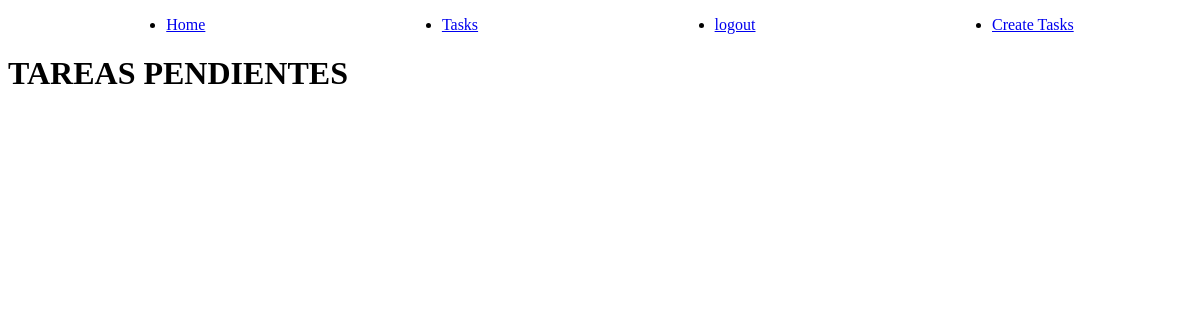
Before: /tasks/ (signed in) with the older database file.
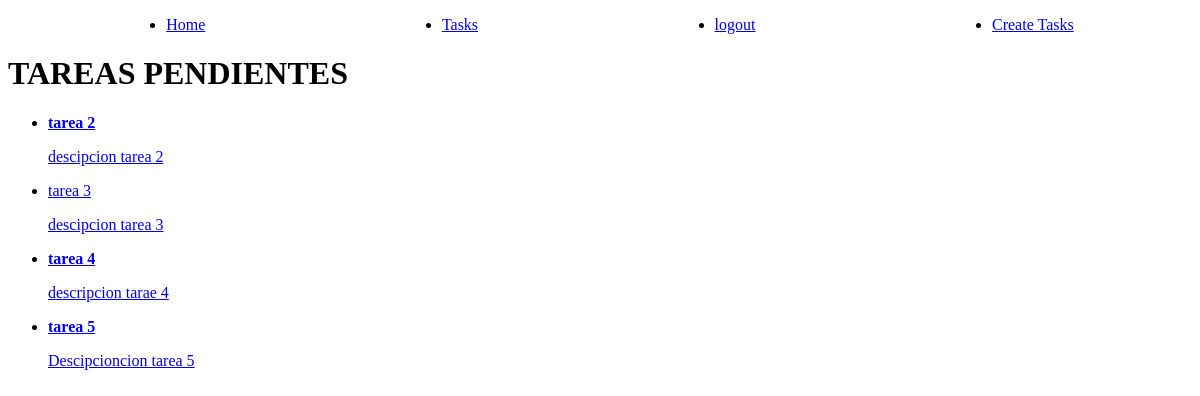
After: the same page with the newer database file.
### tasks/models.py (models this page shows)
class Task(models.Model):
    title = models.CharField(max_length=200)
    description = models.TextField(blank=True)
    created = models.DateTimeField(auto_now_add=True)
    datecompleted = models.DateTimeField(null=True, blank=True)
    important = models.BooleanField(default=False)
    user = models.ForeignKey(User, on_delete=models.CASCADE)

### tasks/views.py (the view)
# urls.py: path("tasks/", views.tasks, name="tasks"),
def tasks(request):
    tasks = Task.objects.filter(user=request.user, datecompleted__isnull=True)
    return render(
        request, "tasks.html", {"tasks": tasks}
    )  # Crear la plantilla tasks.html

### tasks/templates/tasks.html
{% extends 'layouts/base.html' %} {% block content %}
<h1>TAREAS PENDIENTES</h1>
<ul>
  {% for task in tasks %}
  <li>
    <a href="{% url 'task_detail' task.id %}">
      {% if task.important %}
      <strong>{{task.title}}</strong>
      {% else %} {{task.title}} {% endif %}
      <p>{{task.description}}</p>
    </a>
  </li>
  {% endfor %}
</ul>
{% endblock %}

### tasks/templates/layouts/base.html (shortened to what this page needs)
<!DOCTYPE html>
<html lang="en">
  <head>
  </head>
  <body>
    <nav>
      <ul
        style="
          display: flex;
          align-items: center;
          justify-content: space-around;
        "
      >
        <li>
          <a href="{% url 'home' %}">Home</a>
        </li>
        {% if user.is_authenticated %}
        <li>
          <a href="{% url 'tasks' %}">Tasks</a>
        </li>
        <li>
          <a href="/logout">logout</a>
        </li>
        <li>
          <a href="./create_tasks">Create Tasks</a>
        </li>
        {% endif %}
      </ul>
    </nav>
    {% block content %} {% endblock content %}
  </body>
</html>

Changed rows visible on the page:
added Task: title "tarea 2", description "descipcion tarea 2"
added Task: title "tarea 3", description "descipcion tarea 3"
added Task: title "tarea 4", description "descripcion tarae 4"
added Task: title "tarea 5", description "Descipcioncion tarea 5"
